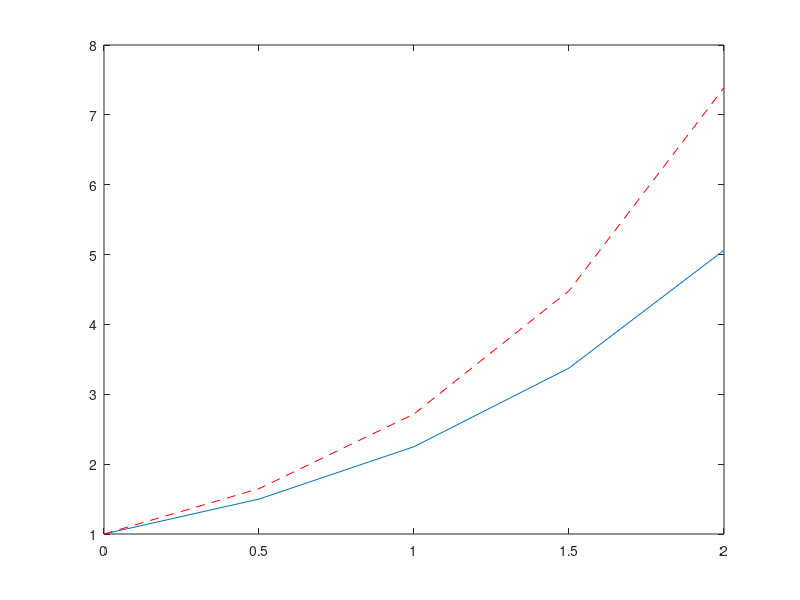
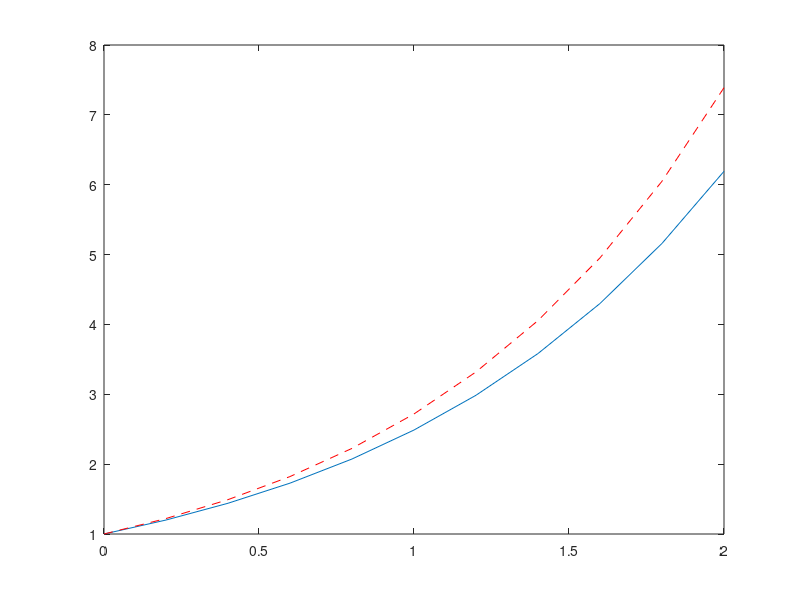
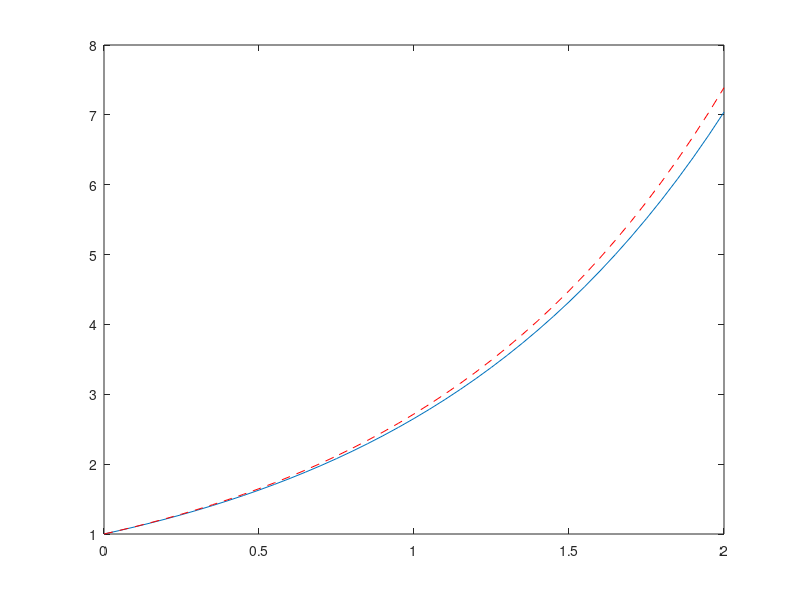
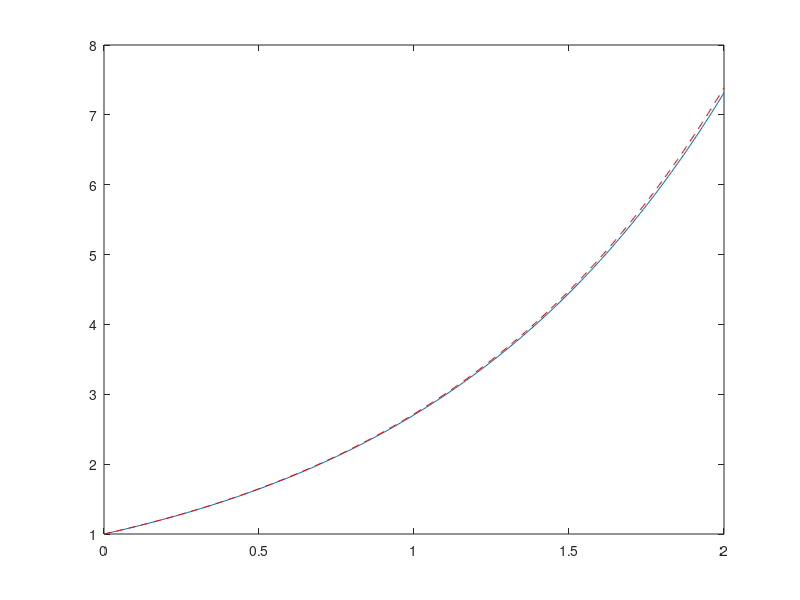

MATLAB code to generate these figures, in order:
% y' = y, y(0) = 1, t in [0,2]
% a)
hs = [0.5, 0.2, 0.05, 0.01];
for i=1:length(hs)
    h = hs(i);
    y = [1];
    
    for j=2:ceil(2/h) + 1
        y(j) = y(j-1) + h * y(j-1);
    end
    figure(i)
    length([0:h:2])
    length(y)
    plot([0:h:2], y)
    hold on
    plot([0:h:2], exp([0:h:2]), 'r--')
    rzad = max(abs(y - exp([0:h:2])))
end